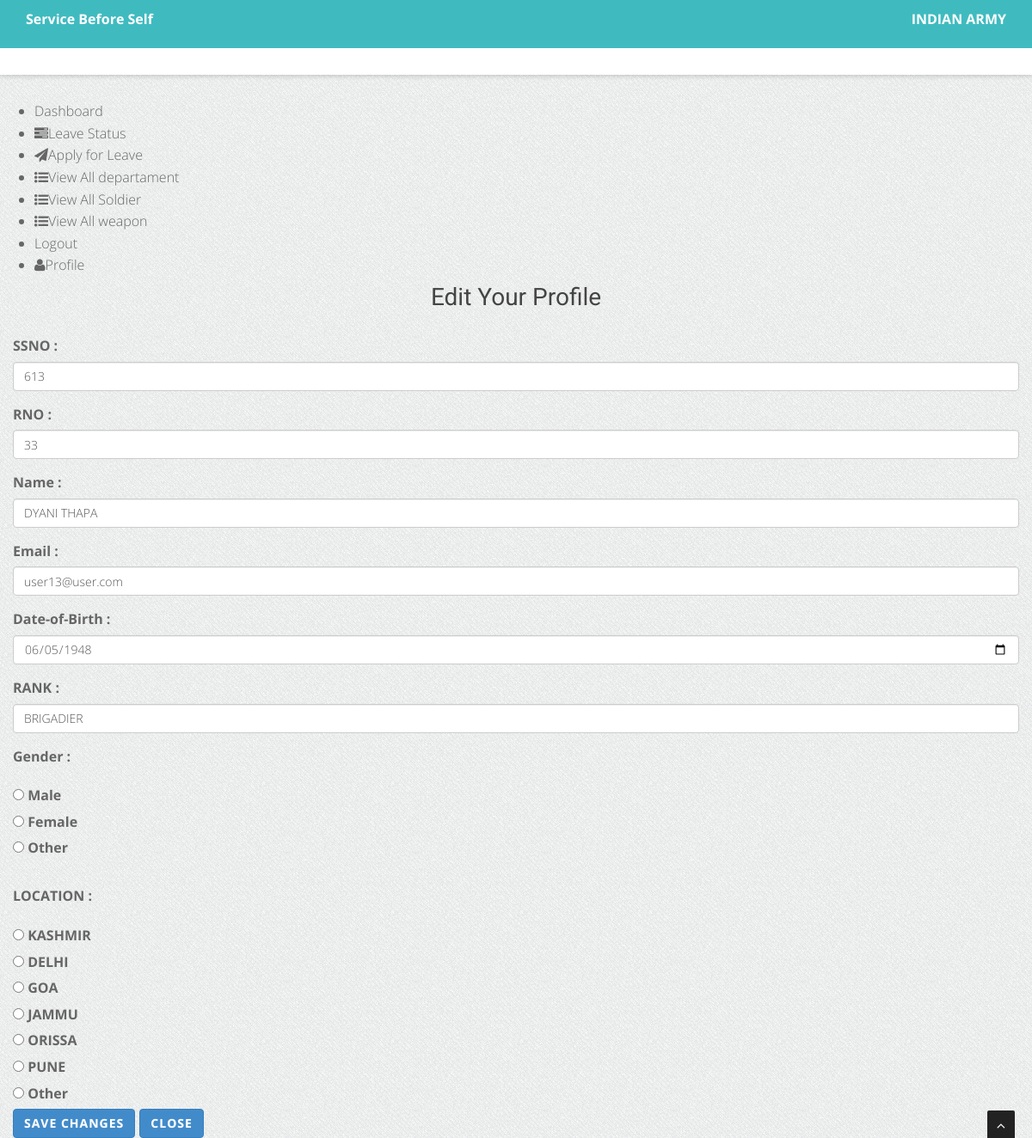
Screenshot of /soldier/edit-profile.php (signed in) with the database file from the repository.
### tables this page shows
CREATE TABLE `SOLDIERS`
              (`id` int(15) NOT NULL,
               `SSNO` INT NOT NULL ,
               `RNO` INT NOT NULL ,
               `name` varchar(50) NOT NULL ,
               `email` varchar(255) NOT NULL,
               `dob` DATE NULL ,
               `gender` varchar(10) DEFAULT NULL,
               `RANK` varchar(50) NOT NULL,
               `password` varchar(75) NOT NULL,
               `LOCATION` CHAR(50) NOT NULL ,
               `salary` INT NOT NULL,
               `dp` varchar(255) NOT NULL,
	           UNIQUE(`SSNO`),
		       UNIQUE(`RNO`),
		       UNIQUE(`name`)
               );

### soldier/edit-profile.php (the view, shortened to what this page needs)
<?php
    require_once "include/header.php";
?>
<?php
    $session_email =  $_SESSION["email_emp"];
    $sql = "SELECT * FROM SOLDIERS WHERE email= '$session_email' ";
    $result = mysqli_query($conn , $sql);
if(mysqli_num_rows($result) > 0 ){
    while( $rows = mysqli_fetch_assoc($result) ){
        $SSNO= $rows["SSNO"];
        $RNO= $rows["RNO"];
        $name= $rows["name"];
        $email= $rows["email"];
        $dob = $rows["dob"];
        $RANK = $rows["RANK"];
        $gender = $rows["gender"];
        $LOCATION = $rows["LOCATION"];
    }
}
?>
<div style="">
<div class="login-form-bg h-100">
        <div class="container mt-5 h-100">
            <div class="row justify-content-center h-100">
                <div class="col-xl-6">
                    <div class="form-input-content">
                        <div class="card login-form mb-0">
                            <div class="card-body pt-5 shadow">
                                    <h4 class="text-center">Edit Your Profile</h4>
                                <form method="POST" action=" <?php htmlspecialchars($_SERVER['PHP_SELF']) ?>">
                                <div class="form-group">
                                    <label >SSNO :</label>
                                    <input type="text" class="form-control" value="<?php echo $SSNO; ?>"  name="SSNO" >
                                </div>
                                <div class="form-group">
                                    <label >RNO :</label>
                                    <input type="text" class="form-control" value="<?php echo $RNO; ?>"  name="RNO" >
                                </div>
                                <div class="form-group">
                                    <label >Name :</label>
                                    <input type="text" class="form-control" value="<?php echo $name; ?>"  name="name" >
                                </div>
                                <div class="form-group">
                                    <label >Email :</label>
                                    <input type="email" class="form-control" value="<?php echo $email; ?>"  name="email" >
                                </div>
                                <div class="form-group">
                                    <label >Date-of-Birth :</label>
                                    <input type="date" class="form-control" value="<?php echo $dob; ?>" name="dob" >
                                </div>
                                <div class="form-group">
                                    <label >RANK :</label>
                                    <input type="text" class="form-control" value="<?php echo $RANK; ?>"  name="RANK" >
                                </div>
                                <div class="form-group form-check form-check-inline">
                                    <label class="form-check-label" >Gender :</label>
                                </div>
                                <div class="form-check form-check-inline">
                                    <input class="form-check-input" type="radio" name="gender" <?php if($gender == "Male" ){ echo "checked"; } ?>  value="Male"  selected>
                                    <label class="form-check-label" >Male</label>
                                </div>
                                <div class="form-check form-check-inline">
                                    <input class="form-check-input" type="radio" name="gender" <?php if($gender == "Female" ){ echo "checked"; } ?>  value="Female">
                                    <label class="form-check-label" >Female</label>
                                </div>
                                <div class="form-check form-check-inline">
                                    <input class="form-check-input" type="radio" name="gender" <?php if($gender == "Other" ){ echo "checked"; } ?>  value="Other">
                                    <label class="form-check-label" >Other</label>
                                </div>
                                <br>
                                <div class="form-group form-check form-check-inline">
                                    <label class="form-check-label" >LOCATION :</label>
                                </div>
                                <div class="form-check form-check-inline">
                                    <input class="form-check-input" type="radio" name="LOCATION" <?php if($LOCATION == "KASHMIR" ){ echo "checked"; } ?>  value="KASHMIR"  selected>
                                    <label class="form-check-label" >KASHMIR</label>
                                </div>
                                <div class="form-check form-check-inline">
                                    <input class="form-check-input" type="radio" name="LOCATION" <?php if($LOCATION == "DELHI" ){ echo "checked"; } ?>  value="DELHI">
                                    <label class="form-check-label" >DELHI</label>
                                </div>
                                <div class="form-check form-check-inline">
                                    <input class="form-check-input" type="radio" name="LOCATION" <?php if($LOCATION == "GOA" ){ echo "checked"; } ?>  value="GOA"  selected>
                                    <label class="form-check-label" >GOA</label>
                                </div>
                                <div class="form-check form-check-inline">
                                    <input class="form-check-input" type="radio" name="LOCATION" <?php if($LOCATION == "JAMMU" ){ echo "checked"; } ?>  value="JAMMU">
                                    <label class="form-check-label" >JAMMU</label>
                                </div>
                                <div class="form-check form-check-inline">
                                    <input class="form-check-input" type="radio" name="LOCATION" <?php if($LOCATION == "ORISSA" ){ echo "checked"; } ?>  value="ORISSA">
                                    <label class="form-check-label" >ORISSA</label>
                                </div>
                                <div class="form-check form-check-inline">
                                    <input class="form-check-input" type="radio" name="LOCATION" <?php if($LOCATION == "PUNE" ){ echo "checked"; } ?>  value="PUNE">
                                    <label class="form-check-label" >PUNE</label>
                                </div>
                                <div class="form-check form-check-inline">
                                    <input class="form-check-input" type="radio" name="LOCATION" <?php if($LOCATION == "Other" ){ echo "checked"; } ?>  value="Other">
                                    <label class="form-check-label" >Other</label>
                                </div>
                                <div class="btn-toolbar justify-content-between" role="toolbar" aria-label="Toolbar with button groups">
                                    <div class="btn-group">
                                   <input type="submit" value="Save Changes" class="btn btn-primary w-20 " name="save_changes" >
                                    </div>
                                    <div class="input-group">
                                         <a href="profile.php" class="btn btn-primary w-20">Close</a>
                                    </div>
                                </div>
                                  </form>
                            </div>
                        </div>
                    </div>
                </div>
            </div>
        </div>
    </div>
</div>
<?php
    require_once "include/footer.php";
?>

### css/style.css (style rules this page uses)
body { width: 100%; height: 100%; font-family: 'Open Sans', sans-serif; font-weight: 300; color: #666; background-color: #ddd; font-size: 16px; line-height: 1.6em; }
html { width: 100%; height: 100%; }
label, input, button, select, textarea { font-family: 'Open Sans', sans-serif; font-size: inherit; line-height: inherit; }
h4 { font-size: 28px; }
h1, h2, h3, h4, h5, h6 { margin: 0 0 30px; font-family: 'Roboto', sans-serif; font-weight: 400; color: #444; line-height: 1em; }
a { color: #666; -webkit-transition: all .2s ease-in-out; -moz-transition: all .2s ease-in-out; transition: all .2s ease-in-out; }
.btn { position: relative; display: inline-block; outline: none; color: #fff; text-decoration: none; text-transform: uppercase; letter-spacing: 1px; font-weight: 400; text-shadow: 0 0 1px rgba(255,255,255,0.3); font-size: 14px; font-weight: 700; }

### bodybg/bg1.css (style rules this page uses)
body { background: url(../img/bodybg/bg1.png) repeat left top; }

### rows the page displays
soldiers: SSNO "613", RNO "33", name "DYANI THAPA", email "user13@user.com", dob "06/05/1948", RANK "BRIGADIER"
